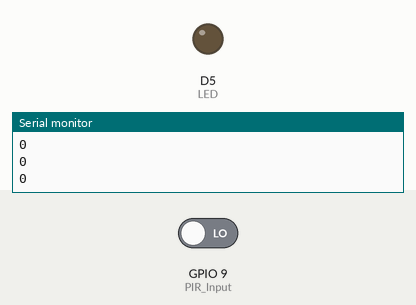
Recording of a sketch running on a simulated ESP8266 (NodeMCU). On the bench: output pins drawn as LEDs (lit = HIGH), the last lines printed to the serial monitor. The test bench sets the inputs (shaded band); at power-on: GPIO 9 (PIR_Input) LOW.

Above: at 1.2 s.
1.3 s: GPIO 9 (PIR_Input) driven HIGH
At 2.0 s:
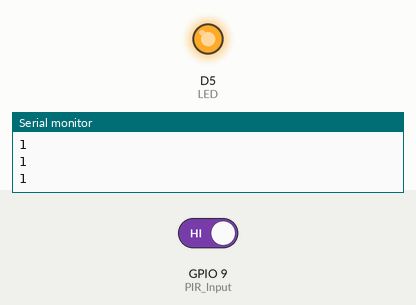
2.8 s: GPIO 9 (PIR_Input) driven LOW
At 3.1 s:
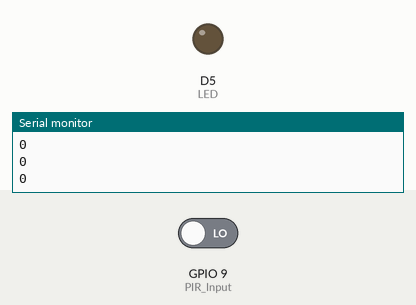
Timing chart, 0 to 5.8 s (numbered marks = the images above; inputs shaded):
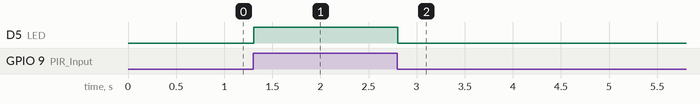

Measured:
- after the input at 1.3 s, D5 (LED): LOW → HIGH at once
- after the input at 2.8 s, D5 (LED): HIGH → LOW at once

The sketch:

PIRnide.ino
```cpp
int LED = D5;
int PIR_Input = 9;

void setup(){
 pinMode(PIR_Input,INPUT);
 pinMode(LED,OUTPUT);
 Serial.begin(9600);
 Serial.println("NEW COde");
}

void loop() {
 digitalWrite(LED, digitalRead(PIR_Input));
 delay(10);
 Serial.println(digitalRead(PIR_Input));
}
```
